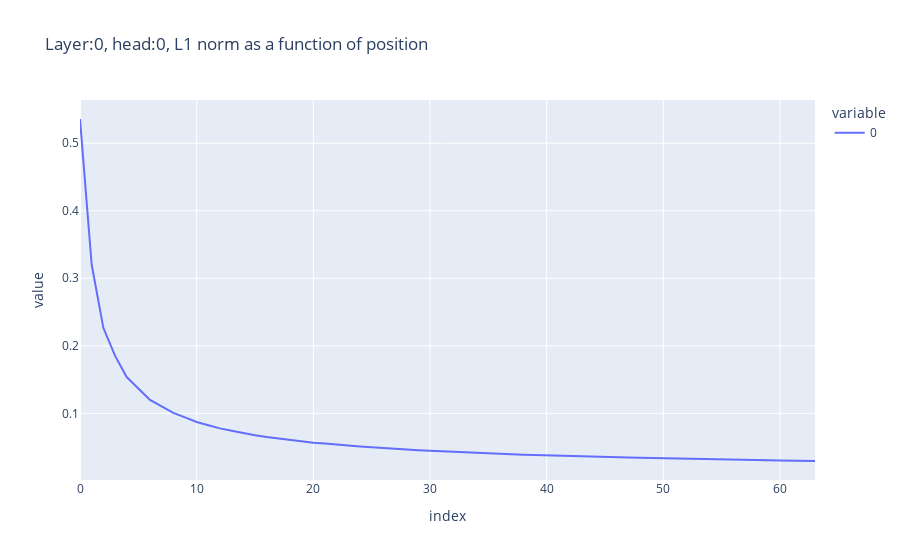

This figure's notebook cell:
### Code cell
layer = 0
head_idx = 0
neurons = [ 0,  5,  8,  9, 13, 21, 27, 34, 52, 54, 58, 59, 62, 63]
v_mean_by_samples = cache[f'blocks.{layer}.attn.hook_z'][:, :, head_idx, neurons].cpu().numpy().copy()
n = norm(v_mean_by_samples, ord=1, axis=-1)
n = n.mean(axis=0) # Average norm of the samples of the positions.
line(n, title=f'Layer:{layer}, head:{head_idx}, L1 norm as a function of position')

### Figure 1 — Plotly figure (JSON) as saved in the notebook; plotly's stock layout.template omitted (floating-point values rounded to 4 significant figures)
{"data": [{"hovertemplate": "variable=0<br>index=%{x}<br>value=%{y}<extra></extra>", "legendgroup": "0", "line": {"color": "#636efa", "dash": "solid"}, "marker": {"symbol": "circle"}, "mode": "lines", "name": "0", "orientation": "v", "showlegend": true, "type": "scatter", "x": [0, 1, 2, 3, 4, 5, 6, 7, 8, 9, 10, 11, 12, 13, 14, 15, 16, 17, 18, 19, 20, 21, 22, 23, 24, 25, 26, 27, 28, 29, 30, 31, 32, 33, 34, 35, 36, 37, 38, 39, 40, 41, 42, 43, 44, 45, 46, 47, 48, 49, 50, 51, 52, 53, 54, 55, 56, 57, 58, 59, 60, 61, 62, 63], "xaxis": "x", "y": [0.5359, 0.3204, 0.2267, 0.1854, 0.1538, 0.1362, 0.1198, 0.1103, 0.1006, 0.09413, 0.0873, 0.08253, 0.07774, 0.07421, 0.07049, 0.06765, 0.06506, 0.06286, 0.06096, 0.05879, 0.05666, 0.05527, 0.05355, 0.05218, 0.05085, 0.04974, 0.04849, 0.04742, 0.04627, 0.04546, 0.0446, 0.04379, 0.04296, 0.04231, 0.04135, 0.04095, 0.04018, 0.03942, 0.0389, 0.03841, 0.03807, 0.03749, 0.03671, 0.03629, 0.03588, 0.03537, 0.03503, 0.03463, 0.03417, 0.03374, 0.03341, 0.03299, 0.03277, 0.03224, 0.03176, 0.03152, 0.03128, 0.03104, 0.03087, 0.03045, 0.03029, 0.02994, 0.0296, 0.02947], "yaxis": "y"}], "layout": {"autosize": true, "legend": {"title": {"text": "variable"}, "tracegroupgap": 0}, "title": {"text": "Layer:0, head:0, L1 norm as a function of position"}, "xaxis": {"anchor": "y", "autorange": true, "domain": [0, 1], "range": [0, 63], "title": {"text": "index"}, "type": "linear"}, "yaxis": {"anchor": "x", "autorange": true, "domain": [0, 1], "range": [0.001339, 0.564], "title": {"text": "value"}, "type": "linear"}}}
